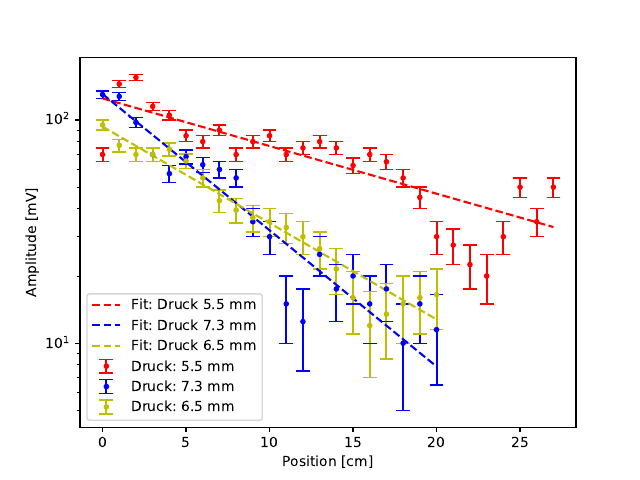

Here is the Python script that generated this plot:
import matplotlib.pyplot as plt
import numpy as np
import scipy as sc
from scipy.optimize import curve_fit
# in .dat Position in [cm] und paeak to peak in [mV]
# peak tp peak in amplitude umrechnen
# peak to peak fehler: 10 mV
Delta_Amplitude = 5
Delta_ort = 0.1 # ort fehler 0.1 cm
rawdata_1 = np.genfromtxt("3_3_Daempfung_1.dat", delimiter=',')
rawdata_2 = np.genfromtxt("3_3_Daempfung_2.dat", delimiter=',')
rawdata_3 = np.genfromtxt("3_3_Daempfung_3.dat", delimiter=',')
Amplitude_1=0.5*rawdata_1[:,0]
Amplitude_2=0.5*rawdata_2[:,0]
Amplitude_3=0.5*rawdata_3[:,0]
ort_1 = rawdata_1[:,1]
ort_2 = rawdata_2[:,1]
ort_3 = rawdata_3[:,1]
plt.yscale("log")
plt.errorbar(ort_1, Amplitude_1, yerr=Delta_Amplitude,  fmt='r.', capsize=5, label="Druck: 5.5 mm")
plt.errorbar(ort_2, Amplitude_2, yerr=Delta_Amplitude,  fmt='b.', capsize=5, label="Druck: 7.3 mm")
plt.errorbar(ort_3, Amplitude_3, yerr=Delta_Amplitude,  fmt='y.', capsize=5, label="Druck: 6.5 mm")
def fit(x,a,b):
    return a*np.exp(-x/b)
init_vals = [130, 10]
popt_1, pcov_1 = curve_fit(fit, ort_1, Amplitude_1, p0=init_vals)
popt_2, pcov_2 = curve_fit(fit, ort_2, Amplitude_2, p0=init_vals)
popt_3, pcov_3 = curve_fit(fit, ort_3, Amplitude_3, p0=init_vals)
print(popt_1)
print(pcov_1)
print(popt_2)
print(pcov_2)
print(popt_3)
print(pcov_3)
plt.plot(ort_1,fit(ort_1,*popt_1), 'r--', label="Fit: Druck 5.5 mm")
plt.plot(ort_2,fit(ort_2,*popt_2), 'b--', label="Fit: Druck 7.3 mm")
plt.plot(ort_3,fit(ort_3,*popt_3), 'y--', label="Fit: Druck 6.5 mm")
plt.ylabel("Amplitude [mV]")
plt.xlabel("Position [cm]")
plt.legend()
plt.savefig("3_3_Daempfung.pdf")
plt.show()
plt.close()

